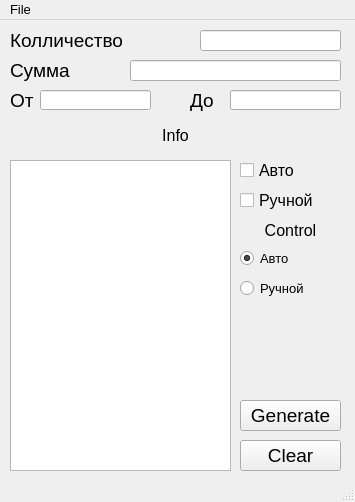
<?xml version="1.0" encoding="UTF-8"?>
<ui version="4.0">
 <class>MainWindow</class>
 <widget class="QMainWindow" name="MainWindow">
  <property name="geometry">
   <rect>
    <x>0</x>
    <y>0</y>
    <width>355</width>
    <height>502</height>
   </rect>
  </property>
  <property name="font">
   <font>
    <pointsize>10</pointsize>
   </font>
  </property>
  <property name="windowTitle">
   <string>MainWindow</string>
  </property>
  <widget class="QWidget" name="centralwidget">
   <widget class="QLineEdit" name="num">
    <property name="geometry">
     <rect>
      <x>200</x>
      <y>10</y>
      <width>141</width>
      <height>21</height>
     </rect>
    </property>
    <property name="font">
     <font>
      <pointsize>12</pointsize>
     </font>
    </property>
    <property name="text">
     <string/>
    </property>
   </widget>
   <widget class="QLabel" name="num_labe">
    <property name="geometry">
     <rect>
      <x>10</x>
      <y>10</y>
      <width>131</width>
      <height>21</height>
     </rect>
    </property>
    <property name="font">
     <font>
      <pointsize>14</pointsize>
     </font>
    </property>
    <property name="text">
     <string>Колличество</string>
    </property>
   </widget>
   <widget class="QLabel" name="sum_labe">
    <property name="geometry">
     <rect>
      <x>10</x>
      <y>40</y>
      <width>111</width>
      <height>21</height>
     </rect>
    </property>
    <property name="font">
     <font>
      <pointsize>14</pointsize>
     </font>
    </property>
    <property name="text">
     <string>Сумма</string>
    </property>
   </widget>
   <widget class="QLineEdit" name="sum">
    <property name="geometry">
     <rect>
      <x>130</x>
      <y>40</y>
      <width>211</width>
      <height>21</height>
     </rect>
    </property>
    <property name="font">
     <font>
      <pointsize>12</pointsize>
     </font>
    </property>
    <property name="text">
     <string/>
    </property>
   </widget>
   <widget class="QPushButton" name="pushButton">
    <property name="geometry">
     <rect>
      <x>240</x>
      <y>380</y>
      <width>101</width>
      <height>31</height>
     </rect>
    </property>
    <property name="font">
     <font>
      <pointsize>14</pointsize>
     </font>
    </property>
    <property name="text">
     <string>Generate</string>
    </property>
   </widget>
   <widget class="QLabel" name="before_labe">
    <property name="geometry">
     <rect>
      <x>10</x>
      <y>70</y>
      <width>47</width>
      <height>21</height>
     </rect>
    </property>
    <property name="font">
     <font>
      <pointsize>14</pointsize>
     </font>
    </property>
    <property name="text">
     <string>От</string>
    </property>
   </widget>
   <widget class="QLabel" name="after_labe">
    <property name="geometry">
     <rect>
      <x>190</x>
      <y>70</y>
      <width>31</width>
      <height>21</height>
     </rect>
    </property>
    <property name="font">
     <font>
      <pointsize>14</pointsize>
     </font>
    </property>
    <property name="text">
     <string>До</string>
    </property>
   </widget>
   <widget class="QLineEdit" name="before">
    <property name="geometry">
     <rect>
      <x>40</x>
      <y>70</y>
      <width>111</width>
      <height>20</height>
     </rect>
    </property>
    <property name="font">
     <font>
      <pointsize>12</pointsize>
     </font>
    </property>
    <property name="text">
     <string/>
    </property>
   </widget>
   <widget class="QLineEdit" name="after">
    <property name="geometry">
     <rect>
      <x>230</x>
      <y>70</y>
      <width>111</width>
      <height>20</height>
     </rect>
    </property>
    <property name="font">
     <font>
      <pointsize>12</pointsize>
     </font>
    </property>
   </widget>
   <widget class="QPushButton" name="clear">
    <property name="geometry">
     <rect>
      <x>240</x>
      <y>420</y>
      <width>101</width>
      <height>31</height>
     </rect>
    </property>
    <property name="font">
     <font>
      <pointsize>14</pointsize>
     </font>
    </property>
    <property name="text">
     <string>Clear</string>
    </property>
   </widget>
   <widget class="QLabel" name="info">
    <property name="geometry">
     <rect>
      <x>10</x>
      <y>100</y>
      <width>331</width>
      <height>31</height>
     </rect>
    </property>
    <property name="font">
     <font>
      <pointsize>12</pointsize>
     </font>
    </property>
    <property name="layoutDirection">
     <enum>Qt::LeftToRight</enum>
    </property>
    <property name="text">
     <string>Info</string>
    </property>
    <property name="alignment">
     <set>Qt::AlignCenter</set>
    </property>
   </widget>
   <widget class="QLabel" name="labe_control">
    <property name="geometry">
     <rect>
      <x>240</x>
      <y>200</y>
      <width>101</width>
      <height>21</height>
     </rect>
    </property>
    <property name="font">
     <font>
      <pointsize>12</pointsize>
     </font>
    </property>
    <property name="text">
     <string>Control</string>
    </property>
    <property name="alignment">
     <set>Qt::AlignCenter</set>
    </property>
   </widget>
   <widget class="QCheckBox" name="c_avto">
    <property name="geometry">
     <rect>
      <x>240</x>
      <y>140</y>
      <width>111</width>
      <height>21</height>
     </rect>
    </property>
    <property name="font">
     <font>
      <pointsize>12</pointsize>
     </font>
    </property>
    <property name="text">
     <string>Авто</string>
    </property>
   </widget>
   <widget class="QCheckBox" name="c_hand">
    <property name="geometry">
     <rect>
      <x>240</x>
      <y>170</y>
      <width>101</width>
      <height>21</height>
     </rect>
    </property>
    <property name="font">
     <font>
      <pointsize>12</pointsize>
     </font>
    </property>
    <property name="text">
     <string>Ручной</string>
    </property>
   </widget>
   <widget class="QTextEdit" name="textEdit">
    <property name="geometry">
     <rect>
      <x>10</x>
      <y>140</y>
      <width>221</width>
      <height>311</height>
     </rect>
    </property>
   </widget>
   <widget class="QRadioButton" name="rad_auto">
    <property name="geometry">
     <rect>
      <x>240</x>
      <y>230</y>
      <width>82</width>
      <height>17</height>
     </rect>
    </property>
    <property name="text">
     <string>Авто</string>
    </property>
    <property name="checked">
     <bool>true</bool>
    </property>
   </widget>
   <widget class="QRadioButton" name="rad_hend">
    <property name="geometry">
     <rect>
      <x>240</x>
      <y>260</y>
      <width>82</width>
      <height>17</height>
     </rect>
    </property>
    <property name="text">
     <string>Ручной</string>
    </property>
   </widget>
  </widget>
  <widget class="QMenuBar" name="menubar">
   <property name="geometry">
    <rect>
     <x>0</x>
     <y>0</y>
     <width>355</width>
     <height>21</height>
    </rect>
   </property>
   <widget class="QMenu" name="menuFile">
    <property name="title">
     <string>File</string>
    </property>
    <addaction name="actionOpen"/>
    <addaction name="actionSave_As"/>
   </widget>
   <addaction name="menuFile"/>
  </widget>
  <widget class="QStatusBar" name="statusbar"/>
  <action name="actionOpen">
   <property name="text">
    <string>Open</string>
   </property>
  </action>
  <action name="actionSave_As">
   <property name="text">
    <string>Save As...</string>
   </property>
  </action>
 </widget>
 <resources/>
 <connections/>
</ui>
